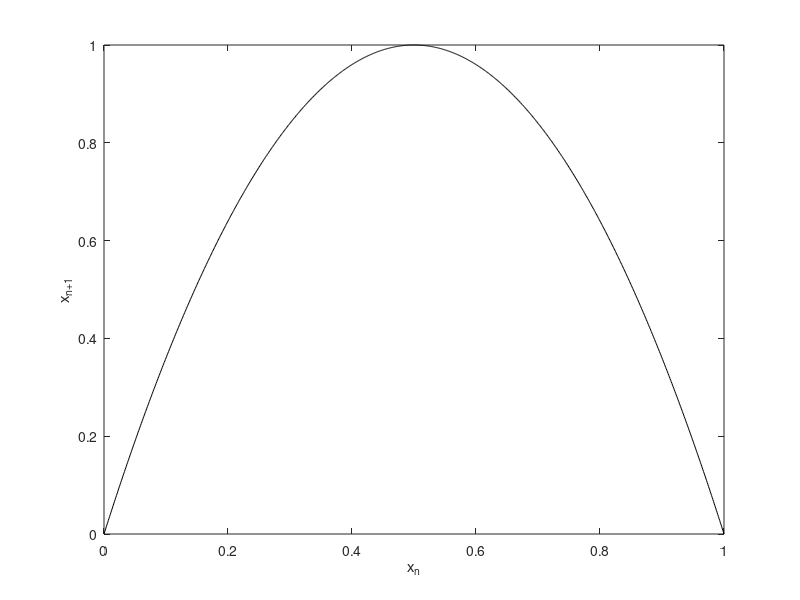

The MATLAB source for this figure: (Note: this script raises an error after producing the figure.)
clear;close all
n=1000;
f=@(x)4.*x.*(1-x);
x0=linspace(0,1,n);
plot(x0,f(x0),'k');
xlabel('x_n'),ylabel('x_{n+1}');
hold on

syms x
x1=double(vpasolve(4*x*(1-x)-0.5,x));
plot([0,1],[0,1],'b--');
plot([0.5,0.5],[0,1],'r--');
plot([x1(1),x1(1)],[0,f(x1(1))],'r--');
plot([x1(2),x1(2)],[0,f(x1(2))],'r--');
plot([x1(1),x1(2)],[f(x1(1)),f(x1(2))],'r--');

str={'00','01','11','10'};
x_pos=[0.08,0.32,0.68,0.92];
for i=1:4
    text(x_pos(i),0.05,['''',str{i},''''],'FontSize',20,'HorizontalAlignment','center')
end
sciformat
set(gcf,'outerposition',[440   378   560   560])
%saveas(gcf,'./temp/Logistic_symbolic.png');